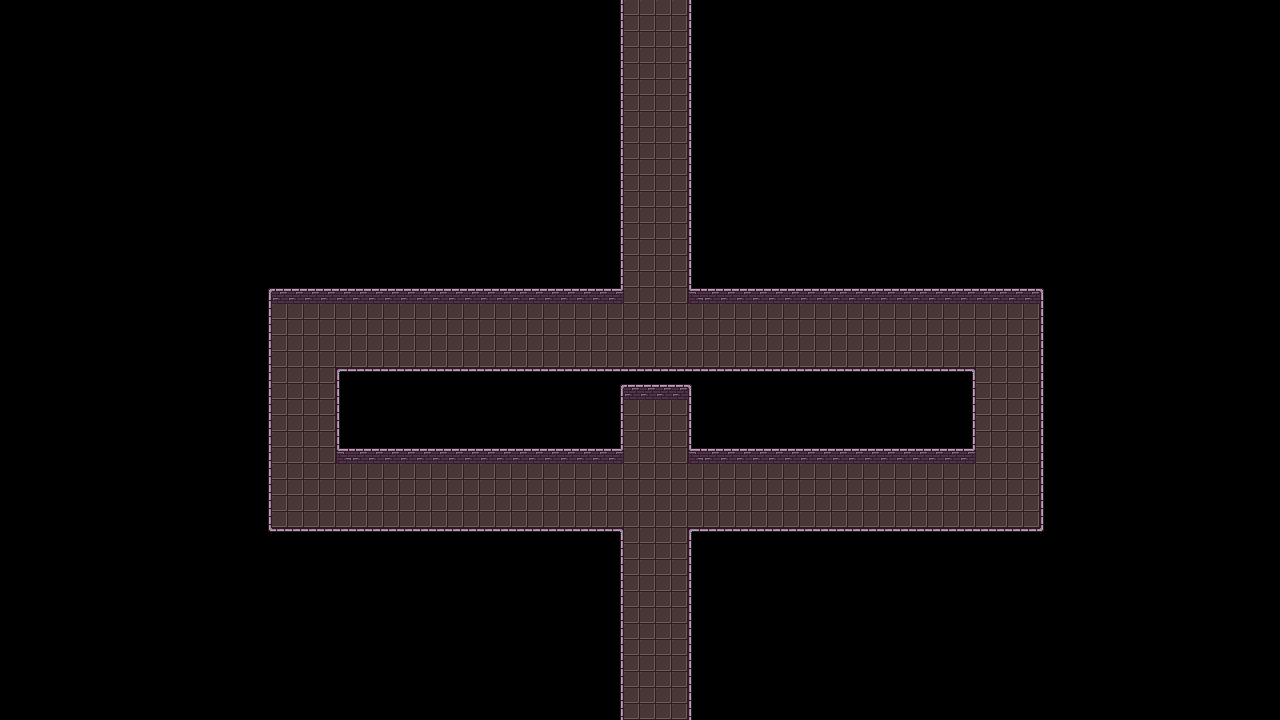

The image is a tile-based game level rendered from a .tmx file. Its description and source (layers, tilesets, objects; grid data summarised) follow:
An orthogonal 80x45 tile map with 16x16 px tiles, 3 tile layers (Background, Floor, Walls).

<map version="1.4" tiledversion="1.4.2" orientation="orthogonal" renderorder="right-down" width="80" height="45" tilewidth="16" tileheight="16" infinite="0" nextlayerid="4" nextobjectid="1">
 <tileset firstgid="1" name="tilemap" tilewidth="16" tileheight="16" tilecount="35" columns="7">
  <image source="../../assets/tilemap.png" width="112" height="80" />
 </tileset>
 <layer id="3" name="Background" width="80" height="45">
  <data>[3600 cells, 0 non-empty, 0 distinct tile ids]</data>
 </layer>
 <layer id="1" name="Floor" width="80" height="45">
  <data>[3600 cells, 572 non-empty, 1 distinct tile ids]</data>
 </layer>
 <layer id="2" name="Walls" width="80" height="45">
  <data>[3600 cells, 274 non-empty, 12 distinct tile ids]</data>
 </layer>
</map>
